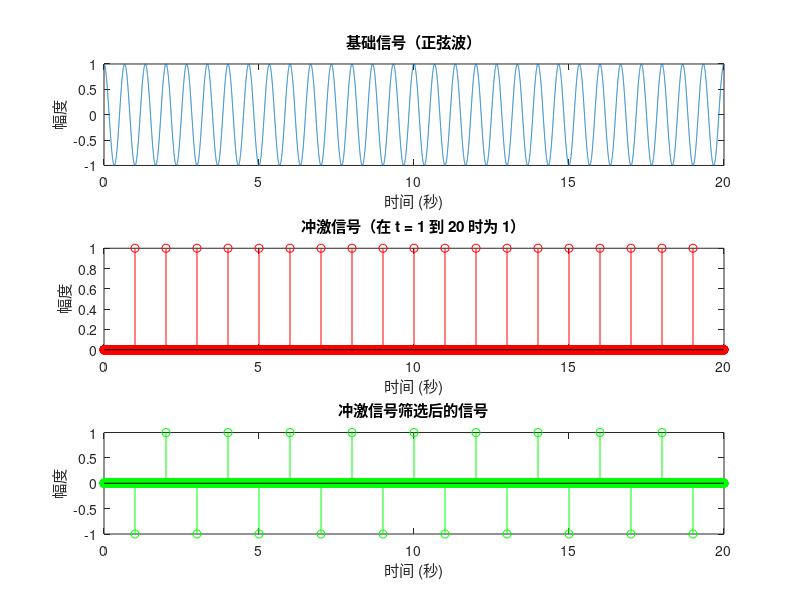

MATLAB code for this plot:
% 设置参数
fs = 1000;            % 采样频率
t = 0:1/fs:20-1/fs;   % 时间向量，持续20秒
f1 = 1.5;             % 频率设为1.5Hz

% 生成正弦波，确保t=0时为1
x = sin(2*pi*f1*t + pi/2);   % 基础信号：正弦波，确保 t = 0 时为 1

% 创建单位冲激信号（在 t = 1, 2, ..., 20 时为 1，其他时刻为 0）
impulse_signal = zeros(size(t));  
for i = 1:20
    index_t = round(i * fs) + 1;  % 找到 t = i 时刻的索引
    if index_t <= length(t)  % 确保索引不会超出数组范围
        impulse_signal(index_t) = 1;   % 在 t = i 时刻生成单位冲激信号
    end
end

% 筛选信号的瞬时值
y = x .* impulse_signal;  % 用冲激信号筛选基础信号

% 绘制信号
subplot(3, 1, 1);
plot(t, x);
title('基础信号（正弦波）');
xlabel('时间 (秒)');
ylabel('幅度');

subplot(3, 1, 2);
stem(t, impulse_signal, 'r');  % 显示冲激信号
title('冲激信号（在 t = 1 到 20 时为 1）');
xlabel('时间 (秒)');
ylabel('幅度');

subplot(3, 1, 3);
stem(t, y, 'g');  % 用stem绘制筛选后的信号
title('冲激信号筛选后的信号');
xlabel('时间 (秒)');
ylabel('幅度');
